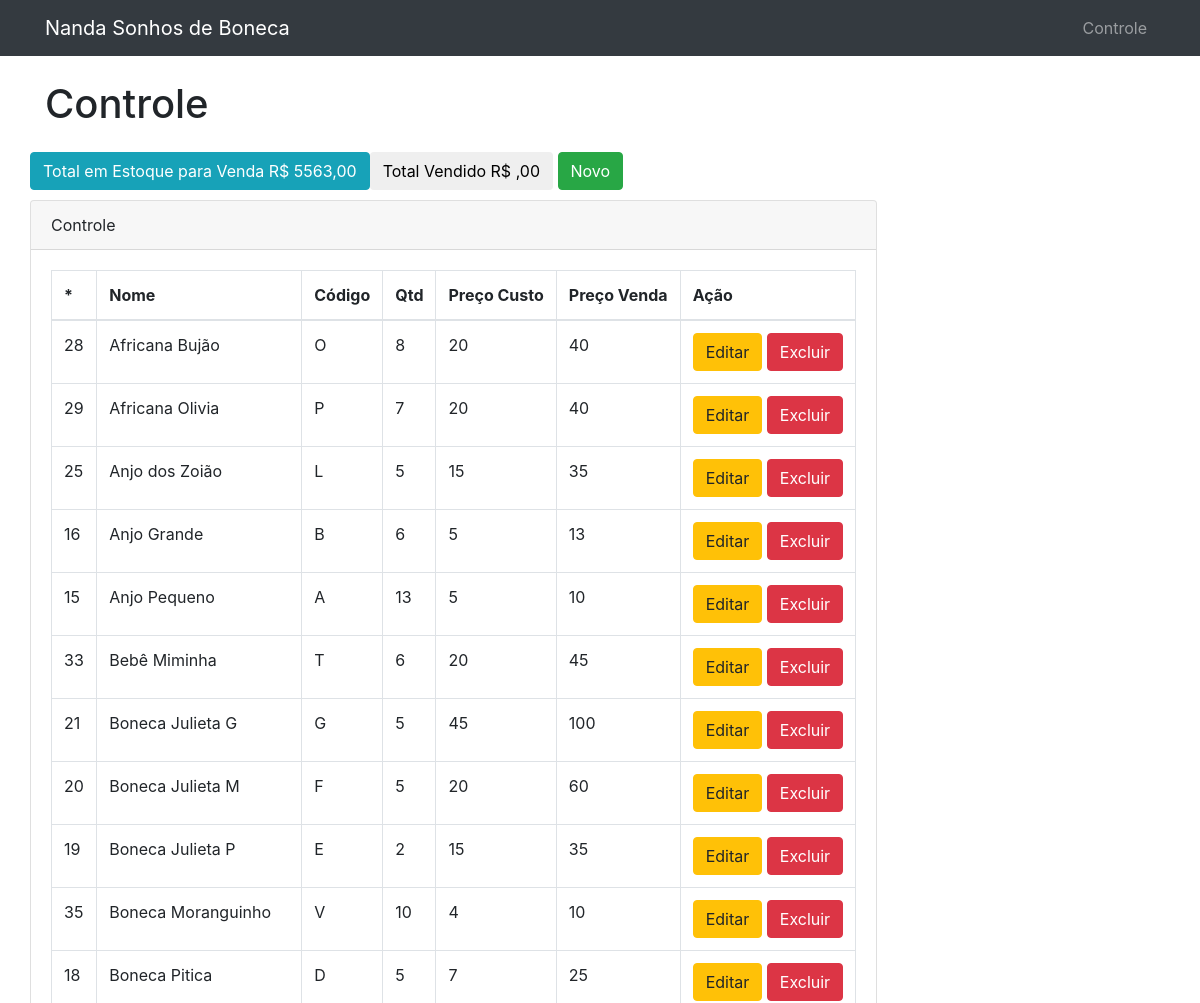
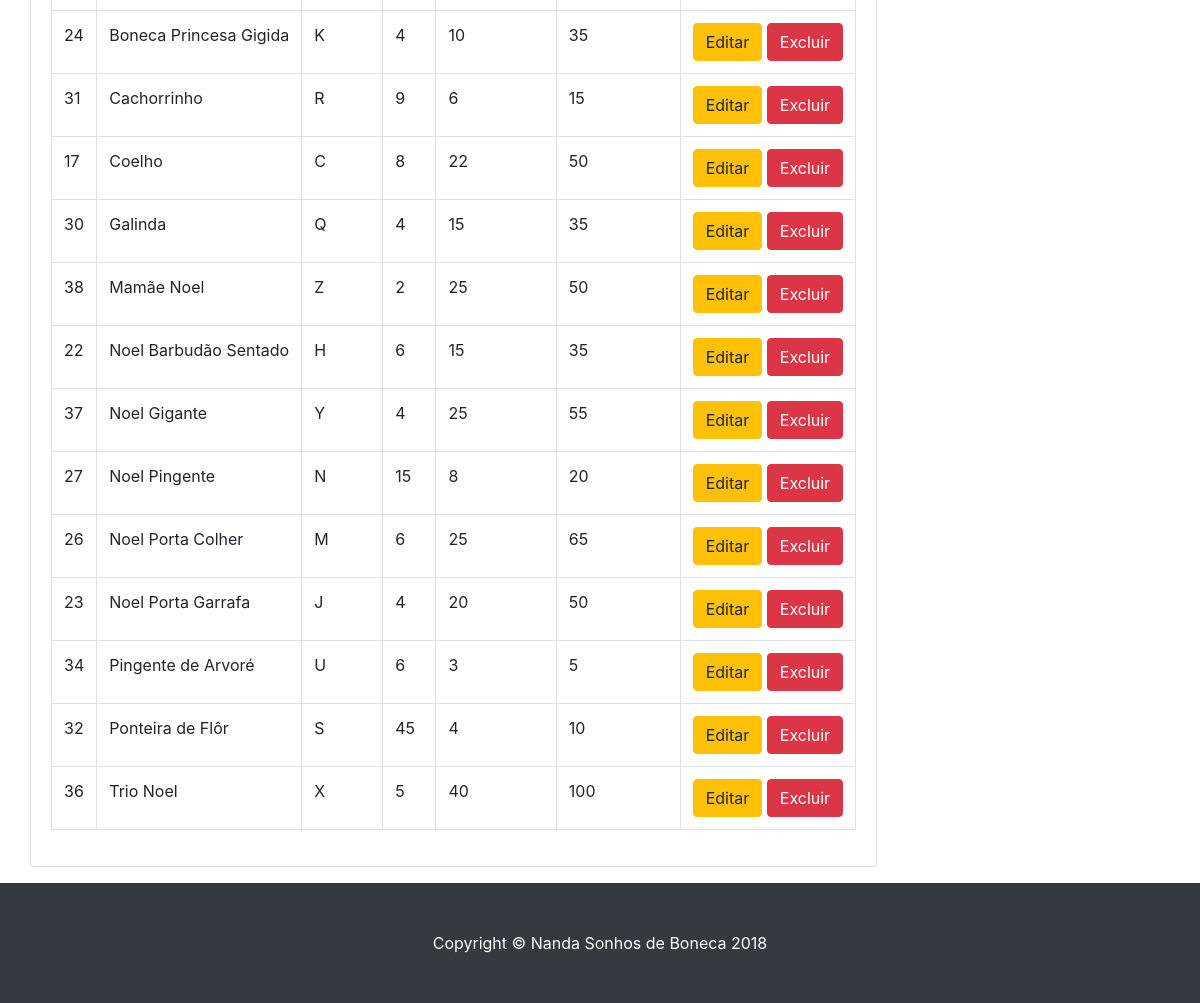
/controle.php, run on the app's committed database (2 pictures, top to bottom).
### tables this page shows
CREATE TABLE `CONTROLE` (
  `ID` int(5) NOT NULL,
  `NOME` varchar(50) NOT NULL,
  `CODIGO` varchar(20) NOT NULL,
  `QUANTIDADE` int(5) NOT NULL,
  `PRECOCUSTO` int(5) NOT NULL,
  `PRECOVENDA` int(5) NOT NULL,
  `DATA` timestamp NOT NULL DEFAULT CURRENT_TIMESTAMP
);

### controle.php (the view, shortened to what this page needs)
<?php include 'head.php' ?>
<?php include 'config.php' ?>
<div class="container">
<h1 class="my-4">Controle</h1>
<div class="row">
<div class="row">
<div class="col-12">
  <div class="row">
  <div class="col-12">
  <?php
  $queryEstoque = "SELECT SUM(QUANTIDADE*PRECOCUSTO) AS TOTALCUSTO, SUM(QUANTIDADE*PRECOVENDA)  AS TOTALVENDA FROM CONTROLE ";
  $resultEstoque = $con->query($queryEstoque);
  while($estoque = $resultEstoque->fetch_array(MYSQLI_ASSOC)) {
    echo '<button type="button" class="btn btn-info">Total em Estoque para Venda R$ '.$estoque['TOTALVENDA'].',00</button>';
  }
  $queryVendido = "SELECT SUM(VALOR) AS TOTALVENDIDO FROM VENDA";
  $resultVendido = $con->query($queryVendido);
  while($vendido = $resultVendido->fetch_array(MYSQLI_ASSOC)) {
    echo '<button type="button" class="btn btn-sucess">Total Vendido R$ '.$vendido['TOTALVENDIDO'].',00</button>';
  }
  ?>
  <a href="cadastro-controle.php"><button type="button" class="btn btn-success"><i class="fa fa-fw fa-plus-square"></i>Novo</button></a>
  </div>
  <br /><br />
  </div>
  <div class="card mb-3">
  <div class="card-header">
  <i class="fa fa-table"></i> Controle</div>
  <div class="card-body">
  <div class="table-responsive">
  <table class="table table-bordered" id="dataTable" width="100%" cellspacing="0">
  <thead>
  <tr>
  <th>*</th>
  <th>Nome</th>
  <th>Código</th>
  <th>Qtd</th>
  <th>Preço Custo</th>
  <th>Preço Venda</th>
  <th>Ação</th>
  </tr>
  </thead>
  <tbody>
  <?php
  $query = "
  SELECT ID,NOME,CODIGO,QUANTIDADE,PRECOCUSTO,PRECOVENDA from CONTROLE ORDER BY NOME asc";
  $result = $con->query($query);
  while($produto = $result->fetch_array(MYSQLI_ASSOC)){
    echo '<tr>';
    echo '<td>';
    echo $produto['ID'];
    echo '</td>';
    echo '<td>';
    echo $produto['NOME'];
    echo '</td>';
    echo '<td>';
    echo $produto['CODIGO'];
    echo '</td>';
    echo '<td>';
    echo $produto['QUANTIDADE'];
    echo '</td>';
    echo '<td>';
    echo $produto['PRECOCUSTO'];
    echo '</td>';
    echo '<td>';
    echo $produto['PRECOVENDA'];
    echo '</td>';
    echo '<td>';
    $id = $produto['ID'];
    echo '<a href="atualizar-controle.php?id='.$id.'"><button type="button" class="btn btn-warning" title="Editar">Editar</button></a>
    <a href="excluir-controle.php?id='.$id.'"><button type="button" class="btn btn-danger" title="Excluir">Excluir</button></a>';
    echo '</td>';
    echo '</tr>';
  }
  ?>
  </tbody>
  </table>
  </div>
  </div>
  </div>
  </div>
  </div>
  </div>
  </div>
  <?php include 'footer.php' ?>

### css/modern-business.css (style rules this page uses)
body { padding-top: 54px; }
@media (min-width: 992px) { body { padding-top: 56px; } }

### data on the page
controle: ID "28", NOME "Africana Bujão", CODIGO "O", QUANTIDADE "8", PRECOCUSTO "20", PRECOVENDA "40"
controle: ID "29", NOME "Africana Olivia", CODIGO "P", QUANTIDADE "7", PRECOCUSTO "20", PRECOVENDA "40"
controle: ID "25", NOME "Anjo dos Zoião", CODIGO "L", QUANTIDADE "5", PRECOCUSTO "15", PRECOVENDA "35"
controle: ID "16", NOME "Anjo Grande", CODIGO "B", QUANTIDADE "6", PRECOCUSTO "5", PRECOVENDA "13"
controle: ID "15", NOME "Anjo Pequeno", CODIGO "A", QUANTIDADE "13", PRECOCUSTO "5", PRECOVENDA "10"
controle: ID "33", NOME "Bebê Miminha", CODIGO "T", QUANTIDADE "6", PRECOCUSTO "20", PRECOVENDA "45"
controle: ID "21", NOME "Boneca Julieta G", CODIGO "G", QUANTIDADE "5", PRECOCUSTO "45", PRECOVENDA "100"
controle: ID "20", NOME "Boneca Julieta M", CODIGO "F", QUANTIDADE "5", PRECOCUSTO "20", PRECOVENDA "60"
controle: ID "19", NOME "Boneca Julieta P", CODIGO "E", QUANTIDADE "2", PRECOCUSTO "15", PRECOVENDA "35"
controle: ID "35", NOME "Boneca Moranguinho", CODIGO "V", QUANTIDADE "10", PRECOCUSTO "4", PRECOVENDA "10"
controle: ID "18", NOME "Boneca Pitica", CODIGO "D", QUANTIDADE "5", PRECOCUSTO "7", PRECOVENDA "25"
controle: ID "24", NOME "Boneca Princesa Gigida", CODIGO "K", QUANTIDADE "4", PRECOCUSTO "10", PRECOVENDA "35"
controle: ID "31", NOME "Cachorrinho", CODIGO "R", QUANTIDADE "9", PRECOCUSTO "6", PRECOVENDA "15"
controle: ID "17", NOME "Coelho", CODIGO "C", QUANTIDADE "8", PRECOCUSTO "22", PRECOVENDA "50"
controle: ID "30", NOME "Galinda", CODIGO "Q", QUANTIDADE "4", PRECOCUSTO "15", PRECOVENDA "35"
controle: ID "38", NOME "Mamãe Noel", CODIGO "Z", QUANTIDADE "2", PRECOCUSTO "25", PRECOVENDA "50"
controle: ID "22", NOME "Noel Barbudão Sentado", CODIGO "H", QUANTIDADE "6", PRECOCUSTO "15", PRECOVENDA "35"
controle: ID "37", NOME "Noel Gigante", CODIGO "Y", QUANTIDADE "4", PRECOCUSTO "25", PRECOVENDA "55"
controle: ID "27", NOME "Noel Pingente", CODIGO "N", QUANTIDADE "15", PRECOCUSTO "8", PRECOVENDA "20"
controle: ID "26", NOME "Noel Porta Colher", CODIGO "M", QUANTIDADE "6", PRECOCUSTO "25", PRECOVENDA "65"
controle: ID "23", NOME "Noel Porta Garrafa", CODIGO "J", QUANTIDADE "4", PRECOCUSTO "20", PRECOVENDA "50"
controle: ID "34", NOME "Pingente de Arvoré", CODIGO "U", QUANTIDADE "6", PRECOCUSTO "3", PRECOVENDA "5"
controle: ID "32", NOME "Ponteira de Flôr", CODIGO "S", QUANTIDADE "45", PRECOCUSTO "4", PRECOVENDA "10"
controle: ID "36", NOME "Trio Noel", CODIGO "X", QUANTIDADE "5", PRECOCUSTO "40", PRECOVENDA "100"

### other printed values
$estoque['TOTALVENDA'] "5563"
